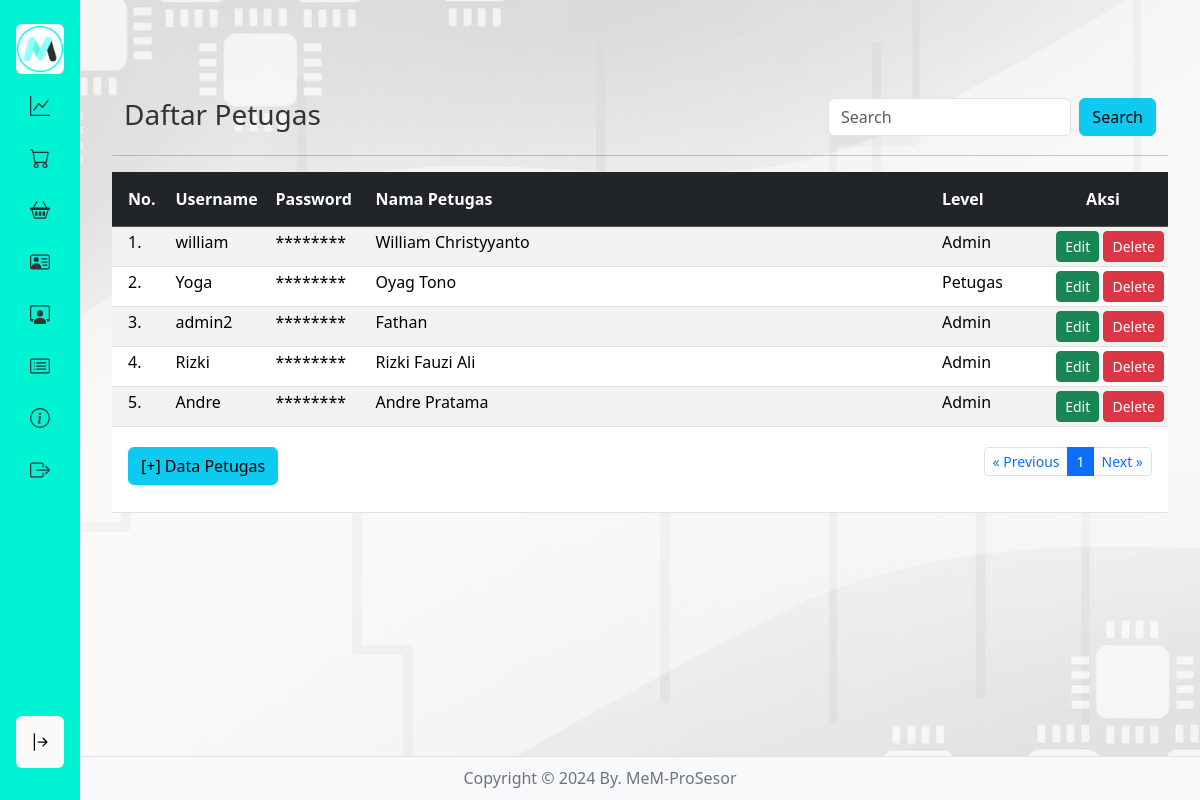
Page /petugas/index.php (signed in) on the committed database.
### tables this page shows
CREATE TABLE `petugas` (
  `id_petugas` int(11) NOT NULL,
  `username` varchar(30) DEFAULT NULL,
  `password` varchar(100) DEFAULT NULL,
  `nama_petugas` varchar(35) DEFAULT NULL,
  `level` enum('admin','petugas') DEFAULT NULL
);

### petugas/index.php (the view, shortened to what this page needs)
<?php
if (!isset($_SESSION['username']) && !isset($_SESSION['password'])) {
?>
	<meta http-equiv="refresh" content="0;url=../login.php">
<?php
} else {
?>
	<html>
	<!DOCTYPE html>
	<html lang="en">
	<head>
		<link rel="stylesheet" href="../bootstrap/css/bootstrap.min.css" />
		<link rel="stylesheet" href="../stylesides.css">
	</head>
	<body>
		<?php include "../sidebar.php" ?>
		<main>
			<br><br><br>
			<div class="container">
				<div class="row">
					<div class="col-sm-8">
						<h3>Daftar Petugas</h3>
					</div>
					<div class="col-sm-4">
						<form class="d-flex" method="GET" action="">
							<input class="form-control me-2" type="text" placeholder="Search" name="np">
							<button class="btn btn-info" type="submit">Search</button>
						</form>
					</div>
				</div>
			</div>
			<hr>
			<table class="table table-hover table-striped table-sm">
				<thead class="table-dark text-white">
					<tr>
						<th class="p-3" width="55px">No.</th>
						<th class="py-3" width="100px">Username</th>
						<th class="py-3" width="100px">Password</th>
						<th class="py-3">Nama Petugas</th>
						<th class="py-3" width="100px">Level</th>
						<th class="py-3 text-center" width="130px">Aksi</th>
					</tr>
				</thead>
				<tbody>
					<?php
					include "../config.php";
					$batas = 10;
					$halaman = isset($_GET['halaman']) ? (int)$_GET['halaman'] : 1;
					$halaman_awal = ($halaman > 1) ? ($halaman * $batas) - $batas : 0;
					$previous = $halaman - 1;
					$next = $halaman + 1;
					if (isset($_GET['np'])) {
						$np = $_GET['np'];
						$sqldata = "select * from petugas where nama_petugas like '%$np%'";
					} else {
						$sqldata = "select * from petugas";
					}
					$resdata = mysqli_query($koneksi, $sqldata);
					$jumlah_data = mysqli_num_rows($resdata);
					$total_halaman = ceil($jumlah_data / $batas);
					if (isset($_GET['np'])) {
						$np = $_GET['np'];
						$sql = "select * from petugas where nama_petugas like '%$np%' limit $halaman_awal, $batas";
					} else {
						$sql = "select * from petugas limit $halaman_awal, $batas";
					}
					$result = mysqli_query($koneksi, $sql);
					$no = $halaman_awal + 1;
					while ($data = mysqli_fetch_array($result)) {
					?>
						<tr>
							<td class="px-3"><?= $no ?>.</td>
							<td><?= $data['username'] ?></td>
							<td>********</td>
							<td><?= $data['nama_petugas'] ?></td>
							<td class="text-capitalize"><?= $data['level'] ?></td>
							<td align="right">
								<a href="" class="btn  btn-success btn-sm" data-bs-toggle="modal" data-bs-target="#modaledit<?= $data['id_petugas'] ?>">Edit</a>
								<a class="btn  btn-danger btn-sm" href="delete.php?id=<?= $data['id_petugas'] ?>" onclick="return confirm('Apakah Anda Yakin data Petugas <?= $data['nama_petugas'] ?> akan dihapus ?')" class="hapus">Delete</a>
							</td>
						</tr>
					<?php
						$no++;
					}
					?>
				</tbody>
				<tfoot>
					<tr>
						<td colspan="6" class="text-center">
							<div class="container">
								<div class="row">
									<div class="col-4 text-start py-3">
										<button type="button" class="btn btn-info" data-bs-toggle="modal" data-bs-target="#myModal">[+] Data Petugas</button>
									</div>
									<div class="col-8 text-end py-3">
										<ul class="pagination justify-content-end pagination-sm">
											<li class="page-item"><a class="page-link" <?php if ($halaman > 1) {
																							echo "href='?halaman=$previous'";
																						} ?>>&laquo; Previous</a></li>
											<?php
											for ($x = 1; $x <= $total_halaman; $x++) {
												if ($x == $halaman) {
											?>
													<li class="page-item active"><a class="page-link" href="?halaman=<?php echo $x ?>"><?php echo $x; ?></a></li>
												<?php
												} else {
												?>
													<li class="page-item"><a class="page-link" href="?halaman=<?php echo $x ?>"><?php echo $x; ?></a></li>
											<?php
												}
											}
											?>
											<li class="page-item"><a class="page-link" <?php if ($halaman < $total_halaman) {
																							echo "href='?halaman=$next'";
																						} ?>>Next &raquo;</a></li>
										</ul>
									</div>
								</div>
							</div>
						</td>
					</tr>
				</tfoot>
			</table>
		</main>
		<?php include "../footer.php" ?>
	</body>
	</html>
<?php } ?>

### stylesides.css (style rules this page uses)
* { margin: 0; padding: 0; box-sizing: border-box; }
body { --sb-width: 5rem; font-family: system-ui, sans-serif; font-size: 16px; line-height: 1.7; color: #333; background-color: #ffffff; background-image: url("img/bg-no-logo.png"); background-blend-mode: luminosity; }
main { margin-left: 5rem; padding: 1rem 2rem; transition: margin-left 0.5s ease-in-out; }
@media (min-width: 768px) { main { margin-left: var(--sb-width); } }

### rows in the picture
petugas: username "william", nama_petugas "William Christyyanto", level "Admin"
petugas: username "Yoga", nama_petugas "Oyag Tono", level "Petugas"
petugas: username "admin2", nama_petugas "Fathan", level "Admin"
petugas: username "Rizki", nama_petugas "Rizki Fauzi Ali", level "Admin"
petugas: username "Andre", nama_petugas "Andre Pratama", level "Admin"
